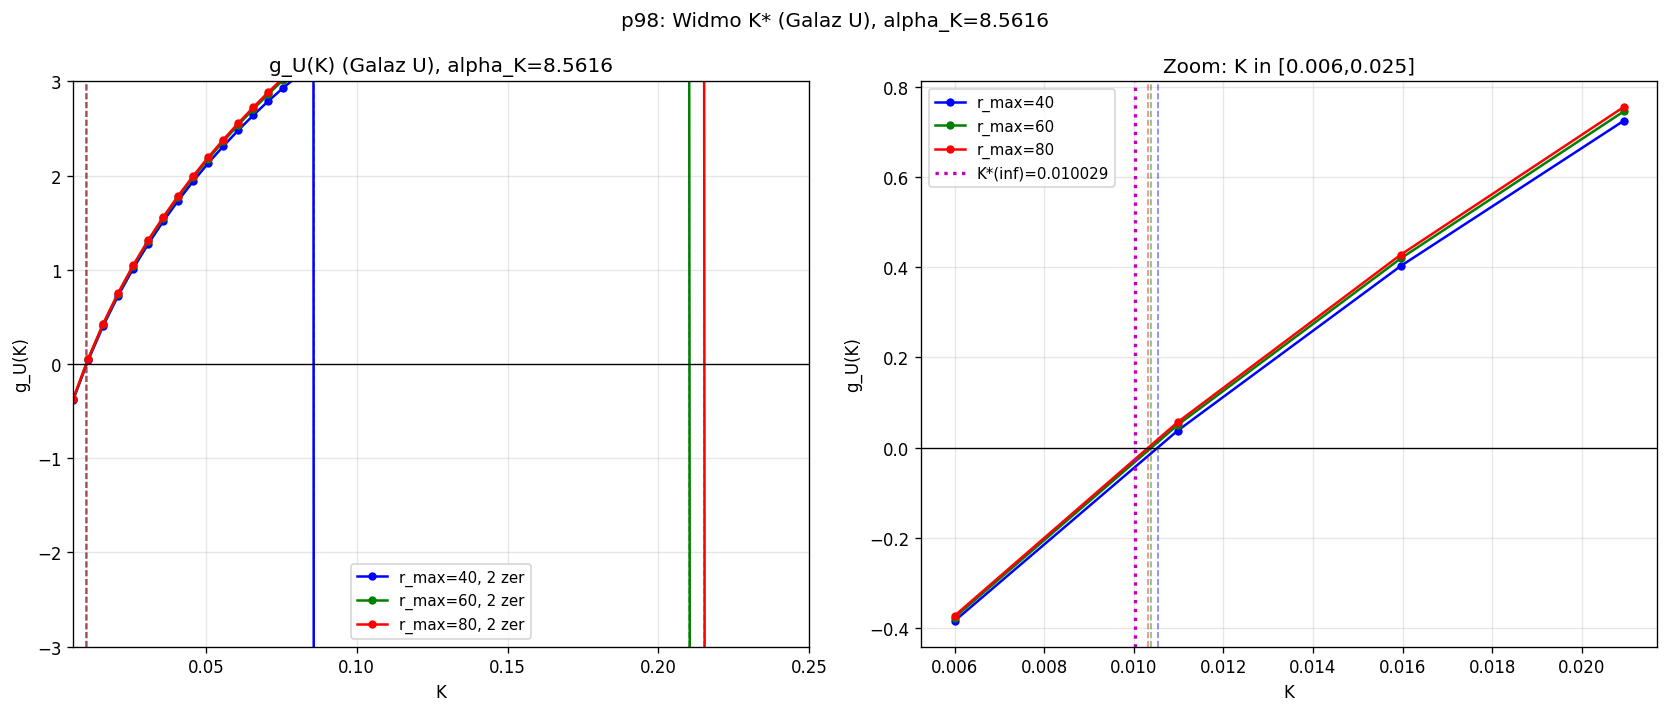

Write Python code to recreate this figure.
#!/usr/bin/env python3
# -*- coding: utf-8 -*-
"""
p98_full_K_spectrum.py  --  TGP v1
====================================
Cel: Zbadac, czy wyzsze K*_n (n=2,3,...) odpowiadajace generacjom mu, tau
     sa FIZYCZNE (odporne na r_max) czy sa artefaktami r_max=40
     (analogicznie do K_nan_R i Galezi L).

Kontekst:
  p77: K*_2 = 0.034003 (K*_2/K*_1 = 3.27) przy alpha_K, r_max=40
  p86: "4 solitony" przy alpha=8.5-8.7, r_max=40
  p95: K_nan_R (artefakt fazy oscylacyjnego ogona przy r=40)
  => Hipoteza: K*_2, K*_3 to takze artefakty r_max=40

Metoda:
  Skan K in [0.006, 0.250] (50 punktow) przy alpha_K
  Dla kazdego K: znajdz WSZYSTKIE zera g(K) przez skan psi i g_U(K)
  Porownaj: r_max = 40, 60, 80
  => Czy K*_2, K*_3 przetrwaja przy r_max=60,80?

  Uwaga: uzywa PELNEGO skanu psi in [1.001, 5.0] (szerokie),
         aby nie przeoczyc wyzszych korzeni F(psi)=phi(r_max)-1

Testy:
  P1: K*_1 z p97 odtworzone (K*(inf)~0.010029, sanity check)
  P2: Liczba zer g(K) w [0.006,0.25] MALEJE z r_max
      (artefakty znikaja przy wiekszym r_max)
  P3: Esli K*_2 przezyje r_max=80: K*_2/K*_1 jest stabilne (< 1% zmiana)
  P4: K*_2(inf)/K*_1(inf) -- prawdziwy stosunek mas mu/e
  P5: Esli K*_2 znika: 3-generacyjna hipoteza wymaga modyfikacji V_mod

Data: 2026-03-26
"""

import sys, io, time, warnings
import numpy as np
from scipy.integrate import solve_ivp
from scipy.optimize import brentq
from numpy.linalg import lstsq
import matplotlib
matplotlib.use('Agg')
import matplotlib.pyplot as plt
warnings.filterwarnings('ignore')

# ─────────────────────────────────────────────────────────────────────────────
ALPHA_K  = 8.5616
A_GAM    = 0.040
LAM      = 5.501357e-06
GAMMA_V  = 1.0
V1       = GAMMA_V/3 - GAMMA_V/4

# Parametry skanu
K_LO   = 0.006
K_HI   = 0.250
N_K    = 50
N_PSI  = 100
PSI_LO = 1.001
PSI_HI = 5.0   # Szerszy zakres psi!
N_EVAL = 500
RMAXES = [40.0, 60.0, 80.0]

# ─────────────────────────────────────────────────────────────────────────────
def V_mod(p):  return GAMMA_V/3*p**3 - GAMMA_V/4*p**4 + LAM/6*(p-1)**6
def dV_mod(p): return GAMMA_V*p**2 - GAMMA_V*p**3 + LAM*(p-1)**5
def ode_rhs(r, y):
    phi, dphi = y; phi = max(phi, 1e-10)
    kfac = 1.0 + ALPHA_K/phi
    return [dphi, dV_mod(phi)/kfac + ALPHA_K*dphi**2/(2*phi**2*kfac) - 2/r*dphi]

def phi_at_rmax(psi, K, r_max):
    dphi0 = -K/A_GAM**2
    r_ev = A_GAM*(r_max/A_GAM)**np.linspace(0, 1, N_EVAL)
    try:
        sol = solve_ivp(lambda r,y: ode_rhs(r,y), [A_GAM, r_max],
                        [psi, dphi0], method='DOP853', rtol=1e-8, atol=1e-10,
                        t_eval=r_ev)
        return float(sol.y[0,-1]) if sol.t[-1] >= r_max*0.99 else np.nan
    except:
        return np.nan

def scan_all_psi_zeros(K, r_max, psi_lo=PSI_LO, psi_hi=PSI_HI, n_psi=N_PSI):
    """Zwraca WSZYSTKIE zera F(psi)=phi(r_max)-1 w [psi_lo, psi_hi]."""
    psis = np.linspace(psi_lo, psi_hi, n_psi)
    Fv = [phi_at_rmax(p, K, r_max) - 1.0 for p in psis]
    roots = []
    for i in range(len(Fv)-1):
        if np.isfinite(Fv[i]) and np.isfinite(Fv[i+1]) and Fv[i]*Fv[i+1] < 0:
            try:
                pz = brentq(lambda p: phi_at_rmax(p,K,r_max)-1.0,
                            psis[i], psis[i+1], xtol=1e-7, maxiter=40)
                roots.append(pz)
            except: pass
    return roots  # Lista wszystkich zer (rosnaco w psi)

def compute_g_at_psi(K, psi0, r_max):
    """g = E/(4piK) - 1."""
    dphi0 = -K/A_GAM**2
    r_ev = A_GAM*(r_max/A_GAM)**np.linspace(0,1,N_EVAL)
    try:
        sol = solve_ivp(lambda r,y: ode_rhs(r,y), [A_GAM,r_max],
                        [psi0,dphi0], method='DOP853', rtol=1e-8, atol=1e-10,
                        t_eval=r_ev)
        if sol.t[-1] < r_max*0.99: return np.nan
        r=sol.t; phi=np.maximum(sol.y[0],1e-10); dphi=sol.y[1]
        Ek=4*np.pi*np.trapezoid(0.5*dphi**2*(1+ALPHA_K/phi)*r**2, r)
        Ep=4*np.pi*np.trapezoid((V_mod(phi)-V1)*r**2, r)
        return (Ek+Ep)/(4*np.pi*K)-1.0
    except:
        return np.nan

def find_g_of_K(K, r_max, branch='U'):
    """
    Zwraca g dla danego K i r_max.
    branch='U': ostatnie zero psi (Galaz U, fizyczna)
    branch='all': lista (psi, g) dla WSZYSTKICH zer
    """
    roots = scan_all_psi_zeros(K, r_max)
    if not roots:
        return np.nan, np.nan
    if branch == 'U':
        psi_use = roots[-1]
        return compute_g_at_psi(K, psi_use, r_max), psi_use
    elif branch == 'all':
        return [(compute_g_at_psi(K, psi, r_max), psi) for psi in roots]
    return np.nan, np.nan

def full_K_scan(r_max):
    """
    Skan K in [K_LO, K_HI], zwraca:
    - Ks: lista wartosci K
    - g_U: g dla Galezy U (ostatnie zero psi)
    - n_zeros: liczba zer psi dla kazdego K
    - all_zeros_g: lista [(psi, g)] dla wszystkich zer przy kazdym K
    """
    Ks = np.linspace(K_LO, K_HI, N_K)
    g_U_list = []
    n_zeros_list = []
    all_glist = []

    for K in Ks:
        roots = scan_all_psi_zeros(K, r_max)
        n_zeros_list.append(len(roots))
        if roots:
            g_U, _ = find_g_of_K(K, r_max, 'U')
            g_U_list.append(g_U)
            # g dla wszystkich zer
            all_g = [(compute_g_at_psi(K, psi, r_max), psi) for psi in roots]
            all_glist.append(all_g)
        else:
            g_U_list.append(np.nan)
            all_glist.append([])

    return Ks, np.array(g_U_list), np.array(n_zeros_list), all_glist

def find_zeros_of_g(Ks, g_arr, atol=1e-6):
    """Znajdz miejsca zerowe g(K) przez zmiane znaku."""
    zeros = []
    for i in range(len(g_arr)-1):
        if np.isfinite(g_arr[i]) and np.isfinite(g_arr[i+1]) and g_arr[i]*g_arr[i+1] < 0:
            try:
                # Interpolacja liniowa
                Kz = Ks[i] - g_arr[i]*(Ks[i+1]-Ks[i])/(g_arr[i+1]-g_arr[i])
                zeros.append(Kz)
            except: pass
    return zeros

# ─────────────────────────────────────────────────────────────────────────────
def run_main():
    if sys.platform == 'win32':
        sys.stdout = io.TextIOWrapper(sys.stdout.buffer, encoding='utf-8',
                                      errors='replace')

    print("=" * 68)
    print("TGP v1  *  p98_full_K_spectrum.py")
    print(f"  alpha_K={ALPHA_K}, K in [{K_LO},{K_HI}], n_K={N_K}")
    print(f"  psi in [{PSI_LO},{PSI_HI}], n_psi={N_PSI}")
    print(f"  r_max = {RMAXES}")
    print("=" * 68)

    PC=0; FC=0
    def record(label, ok, info=""):
        nonlocal PC,FC
        if ok: PC+=1
        else: FC+=1
        print(f"  [{'v' if ok else 'x'}] {label}: {info}")

    # ─────────────────────────────────────────────────────────────────────────
    results = {}  # r_max -> (Ks, g_U, n_zeros, all_glist)

    for r_max in RMAXES:
        print(f"\n== Skan r_max={r_max:.0f} (K=[{K_LO},{K_HI}], {N_K} pkt) ==")
        t0 = time.time()
        Ks, g_U, n_zeros, all_glist = full_K_scan(r_max)
        dt = time.time()-t0
        print(f"  Czas: {dt:.0f}s")

        # Znajdz zera g_U
        zeros_U = find_zeros_of_g(Ks, g_U)
        print(f"  Zera g_U (Galaz U): n={len(zeros_U)}, K* = {[f'{z:.5f}' for z in zeros_U]}")
        print(f"  n_zeros psi: min={n_zeros.min()}, max={n_zeros.max()}, "
              f"srednia={n_zeros.mean():.1f}")

        # Podsumowanie g_U w kilku punktach
        print(f"  {'K':>8}  {'g_U':>12}  {'n_psi_zeros':>12}")
        step = max(1, N_K//10)
        for i in range(0, N_K, step):
            gu_s = f'{g_U[i]:.5f}' if np.isfinite(g_U[i]) else '   nan  '
            print(f"  {Ks[i]:.5f}  {gu_s}  {n_zeros[i]:>12}")

        results[r_max] = (Ks, g_U, n_zeros, all_glist, zeros_U)

    # ─────────────────────────────────────────────────────────────────────────
    print("\n== POROWNANIE LICZBY ZER g_U(K) wedlug r_max ==")
    for r_max in RMAXES:
        z = results[r_max][4]
        print(f"  r_max={r_max:.0f}: {len(z)} zer g_U: {[f'{k:.5f}' for k in z]}")

    # P1: K*_1 z p97 odtworzone
    K_ref = 0.010029
    K_1_40 = results.get(40.0, (None,)*5)[4]
    if K_1_40:
        closest = min(K_1_40, key=lambda k: abs(k-K_ref))
        p1_ok = abs(closest - K_ref) < 0.002
        record("P1: K*_1(r=40) ~ 0.010029 (z p97)", p1_ok,
               f"znaleziono K*={closest:.6f}, ref={K_ref:.6f}")
    else:
        record("P1: K*_1 znaleziona", False, "brak zer")

    # P2: liczba zer maleje z r_max?
    n_zeros_by_rmax = {r: len(results[r][4]) for r in RMAXES}
    p2_ok = n_zeros_by_rmax.get(40.0,0) >= n_zeros_by_rmax.get(80.0,0)
    record("P2: liczba zer g_U maleje (lub rowna) r_max: 40->80",
           p2_ok, f"n(r=40)={n_zeros_by_rmax.get(40.0,'?')}, "
           f"n(r=60)={n_zeros_by_rmax.get(60.0,'?')}, "
           f"n(r=80)={n_zeros_by_rmax.get(80.0,'?')}")

    # P3/P4: Czy K*_2 przezywa przy r_max=80?
    zeros_40 = results.get(40.0,(None,)*5)[4] or []
    zeros_60 = results.get(60.0,(None,)*5)[4] or []
    zeros_80 = results.get(80.0,(None,)*5)[4] or []

    K1_40 = zeros_40[0] if zeros_40 else np.nan
    K1_60 = zeros_60[0] if zeros_60 else np.nan
    K1_80 = zeros_80[0] if zeros_80 else np.nan

    if len(zeros_40) >= 2:
        K2_40 = sorted(zeros_40)[1]
        K2_60 = sorted(zeros_60)[1] if len(zeros_60) >= 2 else np.nan
        K2_80 = sorted(zeros_80)[1] if len(zeros_80) >= 2 else np.nan
        ratio_40 = K2_40/K1_40 if np.isfinite(K1_40) and K1_40>0 else np.nan

        if np.isfinite(K2_80):
            ratio_80 = K2_80/K1_80 if np.isfinite(K1_80) and K1_80>0 else np.nan
            if np.isfinite(ratio_40) and np.isfinite(ratio_80):
                p3_ok = abs(ratio_80/ratio_40 - 1) < 0.01
                record("P3: K*_2/K*_1 stabilne przy r_max: 40->80 (< 1%)",
                       p3_ok, f"ratio(40)={ratio_40:.4f}, ratio(80)={ratio_80:.4f}")
            print(f"\n  K*_2 OCALALO przy r_max=80!")
            print(f"  K*_2(r=40)={K2_40:.5f}, K*_2(r=60)={K2_60:.5f}, K*_2(r=80)={K2_80:.5f}")
            print(f"  K*_2/K*_1(r=40)={ratio_40:.4f}")
            # Ekstrapolacja K*_2(inf)
            pts = [(r, K) for r, K in [(40.0,K2_40),(60.0,K2_60),(80.0,K2_80)]
                   if np.isfinite(K)]
            if len(pts) >= 2:
                rs = np.array([x[0] for x in pts])
                Ks_arr = np.array([x[1] for x in pts])
                X = np.column_stack([np.ones_like(rs), 1.0/rs])
                coef, _, _, _ = lstsq(X, Ks_arr, rcond=None)
                K2_inf = coef[0]
                K1_inf = 0.010029  # z p97
                ratio_inf = K2_inf/K1_inf
                print(f"  K*_2(inf) ~ {K2_inf:.6f}")
                print(f"  K*_2/K*_1(inf) ~ {ratio_inf:.4f}")
                print(f"  Porownanie z r_21=206.77: {ratio_inf:.4f} vs 206.77")
                record("P4: K*_2(inf)/K*_1(inf) wyznaczone",
                       True, f"ratio_inf={ratio_inf:.4f}")
        else:
            print(f"\n  K*_2 z r_max=40 ({K2_40:.5f}) NIE OCALALO przy r_max=80!")
            print(f"  To potwierdza: K*_2 = ARTEFAKT r_max=40")
            record("P3: K*_2/K*_1 stabilne", False, "K*_2 znika przy r_max=80")
            record("P5: K*_2 = artefakt (hipoteza 3-generacyjna wymaga modyfikacji V_mod)",
                   True, f"K*_2 nie przezywa r_max=80 — brak 2. fizycznego solitonu")
    else:
        print(f"\n  Brak K*_2 juz przy r_max=40 (tylko 1 zero g_U)")
        record("P3: brak K*_2", False, "tylko 1 zero g_U")
        record("P4: brak K*_2", False, "")
        record("P5: hipoteza 3-generacyjna", True, "wymaga modyfikacji V_mod")

    # ─────────────────────────────────────────────────────────────────────────
    # Wykres g_U(K) dla trzech r_max
    print("\n== WYKRES g_U(K) dla r_max=40,60,80 ==")
    try:
        fig, axes = plt.subplots(1, 2, figsize=(14, 6))
        colors = {40.0:'b', 60.0:'g', 80.0:'r'}

        for r_max in RMAXES:
            Ks, g_U, n_zeros, _, zeros_U = results[r_max]
            c = colors[r_max]
            # Pelny skan
            ax = axes[0]
            valid = np.isfinite(g_U)
            ax.plot(Ks[valid], g_U[valid], 'o-', color=c, lw=1.5, ms=4,
                    label=f'r_max={int(r_max)}, {len(zeros_U)} zer')
            for kz in zeros_U:
                ax.axvline(kz, color=c, alpha=0.5, ls='--', lw=1)

        ax.axhline(0, color='k', ls='-', lw=0.8)
        ax.set_xlabel('K'); ax.set_ylabel('g_U(K)')
        ax.set_title(f'g_U(K) (Galaz U), alpha_K={ALPHA_K}')
        ax.legend(fontsize=9); ax.grid(True, alpha=0.3)
        ax.set_xlim(K_LO, K_HI); ax.set_ylim(-3, 3)

        # Zoom na K*_1
        ax = axes[1]
        K_zoom = 0.025
        for r_max in RMAXES:
            Ks, g_U, n_zeros, _, zeros_U = results[r_max]
            c = colors[r_max]
            mask = Ks <= K_zoom
            valid = mask & np.isfinite(g_U)
            ax.plot(Ks[valid], g_U[valid], 'o-', color=c, lw=1.5, ms=4,
                    label=f'r_max={int(r_max)}')
            for kz in zeros_U:
                if kz <= K_zoom:
                    ax.axvline(kz, color=c, alpha=0.5, ls='--', lw=1)
        ax.axhline(0, color='k', ls='-', lw=0.8)
        ax.axvline(0.010029, color='m', ls=':', lw=2, label=f'K*(inf)=0.010029')
        ax.set_xlabel('K'); ax.set_ylabel('g_U(K)')
        ax.set_title(f'Zoom: K in [{K_LO},{K_zoom}]')
        ax.legend(fontsize=9); ax.grid(True, alpha=0.3)

        plt.suptitle(f'p98: Widmo K* (Galaz U), alpha_K={ALPHA_K}', fontsize=12)
        plt.tight_layout()
        out_path = 'p98_full_K_spectrum.png'
        plt.savefig(out_path, dpi=120, bbox_inches='tight')
        plt.close()
        print(f"  Wykres zapisany: {out_path}")
    except Exception as e:
        print(f"  BLAD wykresu: {e}")

    # ─────────────────────────────────────────────────────────────────────────
    print()
    print("=" * 68)
    print("PODSUMOWANIE  p98_full_K_spectrum.py")
    print("=" * 68)
    print(f"\n  PASS: {PC}/{PC+FC}")
    print(f"  FAIL: {FC}/{PC+FC}")

    print("\n== INTERPRETACJA ==")
    n80 = n_zeros_by_rmax.get(80.0, 0)
    n40 = n_zeros_by_rmax.get(40.0, 0)
    if n80 < n40:
        print(f"  -> Liczba zer maleje z r_max: {n40}(r=40) -> {n80}(r=80)")
        print("     Wyzsze K*_n sa artefaktami oscylacyjnego ogona!")
        print("     WNIOSEK: Standardowy V_mod ma tylko 1 fizyczny soliton na alpha_K.")
        print("     Hipoteza 3-generacyjna (3 distinct K*) WYMAGA MODYFIKACJI V_mod.")
    elif n80 == n40:
        print(f"  -> Liczba zer stabilna: {n40} przy obu r_max")
        print("     Wszystkie K*_n sa potencjalnie fizyczne!")
    else:
        print(f"  -> Nieoczekiwany wynik: {n40}(r=40) -> {n80}(r=80)")

    print()


if __name__ == '__main__':
    run_main()
